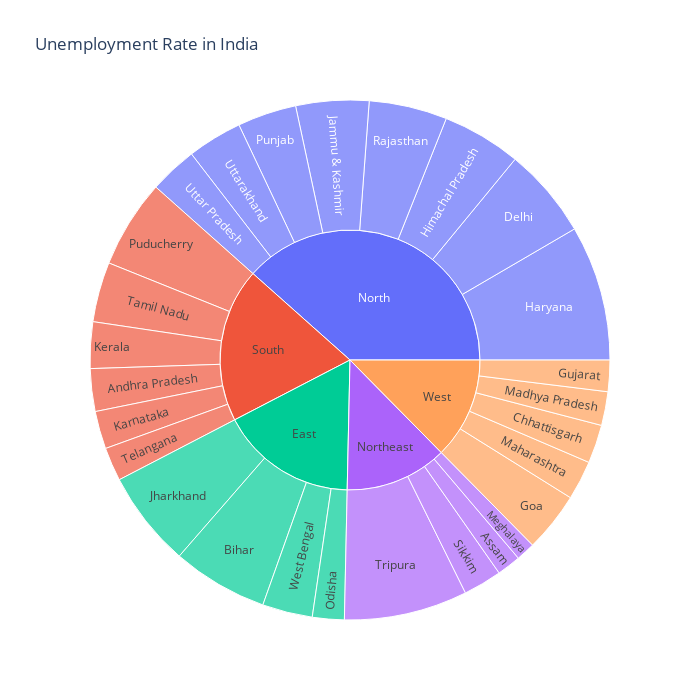

Notebook code for this chart:
### Code cell
unemploment = df[["Region", "Region.1", "Estimated Unemployment Rate (%)"]]
fig = px.sunburst(unemploment, path=["Region.1", "Region"], 
                     values="Estimated Unemployment Rate (%)", 
                     width=700, height=700, color_continuous_scale="RdY1Gn", 
                     title="Unemployment Rate in India")

fig.show()

### Figure 1 — Plotly figure (JSON) as saved in the notebook; plotly's stock layout.template omitted (floating-point values rounded to 4 significant figures)
{"data": [{"branchvalues": "total", "domain": {"x": [0, 1], "y": [0, 1]}, "hovertemplate": "labels=%{label}<br>Estimated Unemployment Rate (%)=%{value}<br>parent=%{parent}<br>id=%{id}<extra></extra>", "ids": ["South/Andhra Pradesh", "Northeast/Assam", "East/Bihar", "West/Chhattisgarh", "North/Delhi", "West/Goa", "West/Gujarat", "North/Haryana", "North/Himachal Pradesh", "North/Jammu & Kashmir", "East/Jharkhand", "South/Karnataka", "South/Kerala", "West/Madhya Pradesh", "West/Maharashtra", "Northeast/Meghalaya", "East/Odisha", "South/Puducherry", "North/Punjab", "North/Rajasthan", "Northeast/Sikkim", "South/Tamil Nadu", "South/Telangana", "Northeast/Tripura", "North/Uttar Pradesh", "North/Uttarakhand", "East/West Bengal", "East", "North", "Northeast", "South", "West"], "labels": ["Andhra Pradesh", "Assam", "Bihar", "Chhattisgarh", "Delhi", "Goa", "Gujarat", "Haryana", "Himachal Pradesh", "Jammu & Kashmir", "Jharkhand", "Karnataka", "Kerala", "Madhya Pradesh", "Maharashtra", "Meghalaya", "Odisha", "Puducherry", "Punjab", "Rajasthan", "Sikkim", "Tamil Nadu", "Telangana", "Tripura", "Uttar Pradesh", "Uttarakhand", "West Bengal", "East", "North", "Northeast", "South", "West"], "name": "", "parents": ["South", "Northeast", "East", "West", "North", "West", "West", "North", "North", "North", "East", "South", "South", "West", "West", "Northeast", "East", "South", "North", "North", "Northeast", "South", "South", "Northeast", "North", "North", "East", "", "", "", "", ""], "type": "sunburst", "values": [86.64, 48.56, 194.7, 78.19, 184.1, 121.7, 63.76, 274.8, 160.7, 148.3, 195.4, 76.68, 94.34, 68.54, 79.79, 38.66, 64.62, 179.4, 119.8, 158.7, 78.34, 121.9, 68.33, 250.6, 97.37, 111.6, 101.9, 556.6, 1255.0, 416.1, 627.3, 411.9]}], "layout": {"height": 700, "legend": {"tracegroupgap": 0}, "title": {"text": "Unemployment Rate in India"}, "width": 700}}
